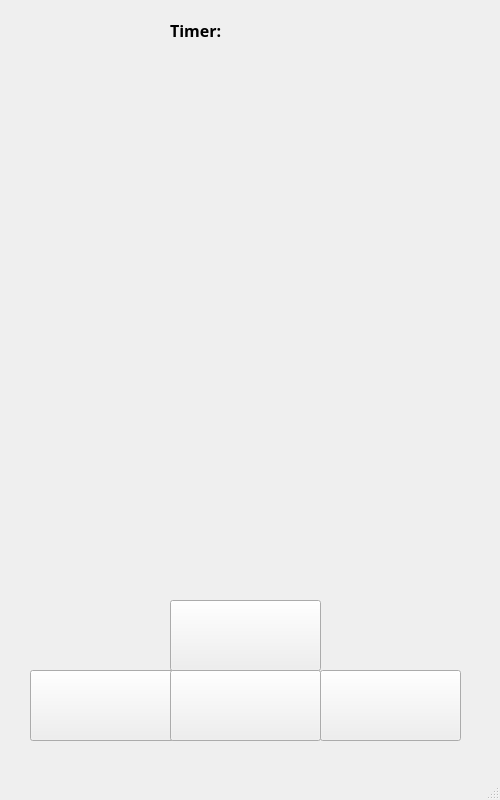
<?xml version="1.0" encoding="UTF-8"?>
<ui version="4.0">
 <class>MinesweeperSettings</class>
 <widget class="QMainWindow" name="MinesweeperSettings">
  <property name="geometry">
   <rect>
    <x>0</x>
    <y>0</y>
    <width>500</width>
    <height>800</height>
   </rect>
  </property>
  <property name="windowTitle">
   <string>Minesweeper</string>
  </property>
  <widget class="QWidget" name="centralwidget">
   <widget class="QPushButton" name="install_flag_button">
    <property name="geometry">
     <rect>
      <x>320</x>
      <y>670</y>
      <width>141</width>
      <height>71</height>
     </rect>
    </property>
    <property name="text">
     <string/>
    </property>
   </widget>
   <widget class="QPushButton" name="to_menu_button">
    <property name="geometry">
     <rect>
      <x>30</x>
      <y>670</y>
      <width>151</width>
      <height>71</height>
     </rect>
    </property>
    <property name="text">
     <string/>
    </property>
   </widget>
   <widget class="QPushButton" name="restart_game_button">
    <property name="geometry">
     <rect>
      <x>170</x>
      <y>670</y>
      <width>151</width>
      <height>71</height>
     </rect>
    </property>
    <property name="text">
     <string/>
    </property>
   </widget>
   <widget class="QPushButton" name="clue_button">
    <property name="geometry">
     <rect>
      <x>170</x>
      <y>600</y>
      <width>151</width>
      <height>71</height>
     </rect>
    </property>
    <property name="text">
     <string/>
    </property>
   </widget>
   <widget class="QLabel" name="game_win_over_label">
    <property name="geometry">
     <rect>
      <x>180</x>
      <y>550</y>
      <width>181</width>
      <height>41</height>
     </rect>
    </property>
    <property name="font">
     <font>
      <family>Arial Black</family>
      <pointsize>12</pointsize>
      <weight>75</weight>
      <bold>true</bold>
     </font>
    </property>
    <property name="text">
     <string/>
    </property>
   </widget>
   <widget class="QLabel" name="timer_label">
    <property name="geometry">
     <rect>
      <x>260</x>
      <y>10</y>
      <width>101</width>
      <height>41</height>
     </rect>
    </property>
    <property name="font">
     <font>
      <family>Arial Black</family>
      <pointsize>12</pointsize>
      <weight>75</weight>
      <bold>true</bold>
     </font>
    </property>
    <property name="text">
     <string/>
    </property>
   </widget>
   <widget class="QLabel" name="label">
    <property name="geometry">
     <rect>
      <x>170</x>
      <y>10</y>
      <width>131</width>
      <height>41</height>
     </rect>
    </property>
    <property name="font">
     <font>
      <family>Arial Black</family>
      <pointsize>12</pointsize>
      <weight>75</weight>
      <bold>true</bold>
     </font>
    </property>
    <property name="text">
     <string>Timer:</string>
    </property>
   </widget>
  </widget>
  <widget class="QMenuBar" name="menubar">
   <property name="geometry">
    <rect>
     <x>0</x>
     <y>0</y>
     <width>500</width>
     <height>21</height>
    </rect>
   </property>
  </widget>
  <widget class="QStatusBar" name="statusbar"/>
 </widget>
 <resources/>
 <connections/>
</ui>
